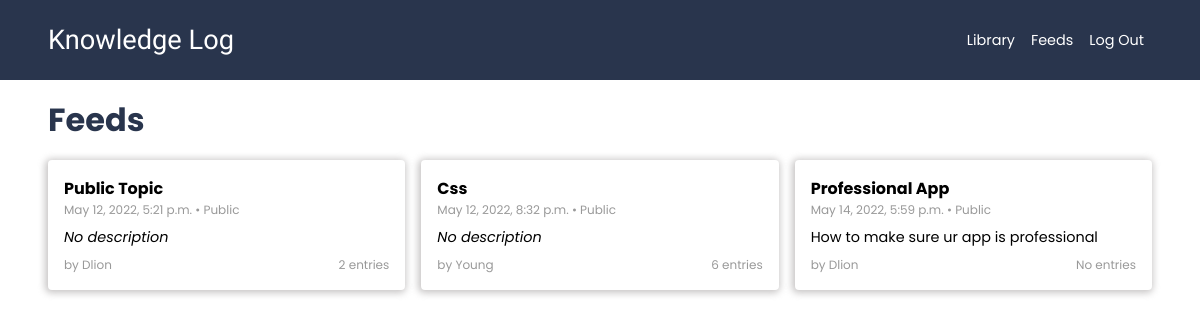
/public-topics/ (signed in), run on the app's committed database.
### logs/models.py (models this page shows)
class Topic(models.Model):
    topic=models.CharField(max_length=100)
    description=models.TextField(blank=True, default='')
    date_added= models.DateTimeField(auto_now_add=True)
    owner=models.ForeignKey(User, on_delete=models.CASCADE)
    public=models.BooleanField(default=False)
    def __str__(self):
        return self.topic

### logs/views.py (the view)
# urls.py: path('public-topics/', views.public_topics, name='public_topics'),
@login_required
def public_topics(request):
    topics = topics = Topic.objects.filter(public=True).order_by('date_added')
    topic_entries = dict()
    for topic in topics:
        entries = topic.entry_set.count()
        topic_entries[topic] = entries
    return render(request, 'logs/public_topics.html', {'topics': topics, 'topic_entries': topic_entries})

### logs/templatetags/filter.py (called while the page is built)
@register.filter
def key(value, arg):
    if int(value[arg]) < 1:
        return 'No entries'
    elif int(value[arg]) < 2:
        return "1 entry"
    else:
        return str(value[arg])+' entries'

### templates/logs/public_topics.html
{% extends "logs/base.html" %}
{% load filter %}
{% block content %}
<main class="public-topics topics">
    <h1>Feeds</h1>
    <ul>
        {% for topic in topics %}
        <li>
            <a href="{% url 'logs:topic' topic.id %}" class="topic-item">
                <h4>{{topic}}</h4>
                <div class="meta-data">
                    <span>{{topic.date_added}}</span>
                    <span class="dot">•</span>
                    <span>Public</span>
                </div>
                <div class="description">
                    {% if topic.description %}
                    <p>{{ topic.description }}</p>
                    {% else %}
                    <em>No description</em>
                    {% endif %}
                </div>
                <div class="footer">
                    <p class="author">by {{topic.owner}}</p>
                    <p>{{topic_entries|key:topic}}</p>
                </div>
            </a>
        </li>
        {% empty %}
        <li>No topics have been added yet.</li>
        {% endfor %}
    </ul>
</main>
{% endblock content %}

### static/css/index.css (style rules this page uses)
*, *::after, *::before { margin: 0; padding: 0; box-sizing: border-box; }
:root { --base-color: #29354d; }
body { font-family: 'Poppins', sans-serif; min-height: 100vh; }
main { height: 90vh; padding: 1rem 3rem; }

### static/css/dashboard.css (style rules this page uses)
.topics { margin-bottom: 1rem; height: unset; }
.topics h1 { color: var(--base-color); }
.topics ul { display: grid; grid-template-columns: repeat(auto-fill, minmax(300px, 1fr)); gap: 1rem; margin: 1rem 0; }
.topics ul li { box-shadow: 0px 0px 0px #cccccc3a; box-shadow: -1px 1px 7px 2px rgba(181, 179, 179, 0.75); list-style: none; border-radius: 4px; }
.topics li .topic-item { text-decoration: none; color: #000; padding: 1rem; display: block; }
.topics li .topic-item h4 { text-transform: capitalize; }
.topics li .topic-item .meta-data, .topics li .topic-item .footer { font-size: .75rem; color: #999; }
.topics li .description { margin: .5rem 0; font-size: .9rem; }
.topics li .topic-item .footer { display: flex; justify-content: space-between; align-items: center; }

### data on the page
Topic: topic "Public Topic", date_added "May 12, 2022, 5:21 p.m.", description "No description", owner "Dlion", id "2 entries"
Topic: topic "Css", date_added "May 12, 2022, 8:32 p.m.", description "No description", owner "Young", id "6 entries"
Topic: topic "Professional App", date_added "May 14, 2022, 5:59 p.m.", description "How to make sure ur app is professional", owner "Dlion", id "No entries"
